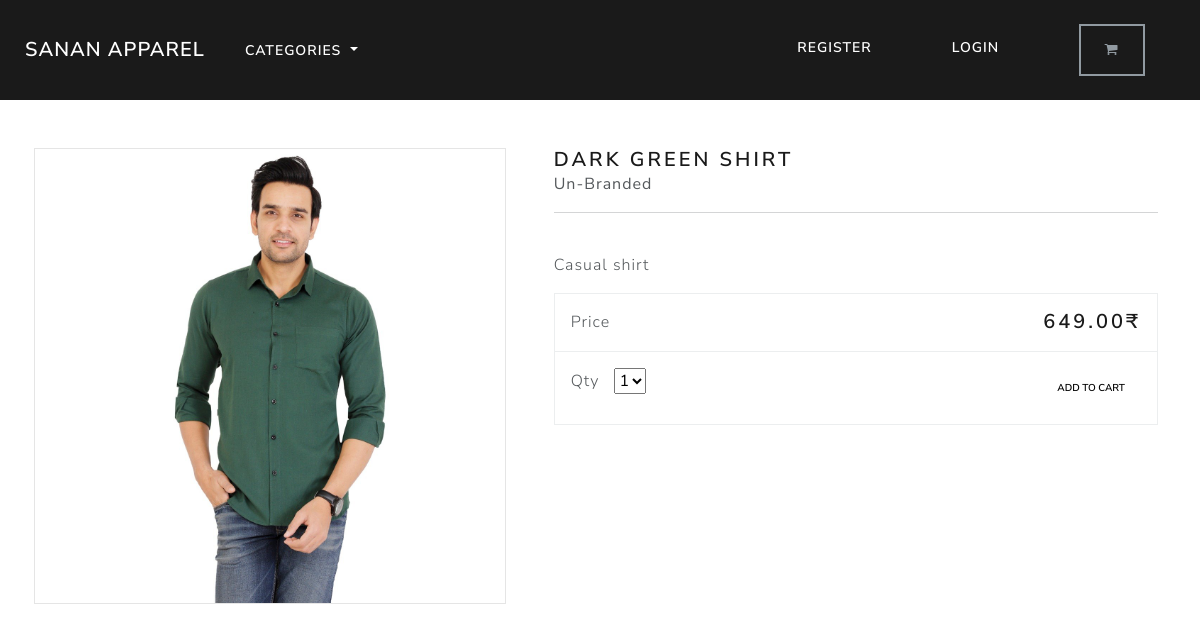
/product/dark-green-shirt/, run on the app's committed database.
### store/models.py (models this page shows, shortened)
class Product(models.Model):
    category = models.ForeignKey(Category, related_name='product', on_delete=models.CASCADE, null=True)
    title = models.CharField(max_length=250)
    brand = models.CharField(max_length=250, default='Un-Branded')
    description = models.TextField(blank=True)
    slug = models.SlugField(max_length=255)
    price = models.DecimalField(max_digits=10, decimal_places=2)
    image = models.ImageField(upload_to='images/')
    class Meta:
        verbose_name_plural = 'Products'

### store/views.py (the view)
# urls.py: path('product/<slug:slug>/', views.product_info, name='product_info'),
def product_info(request, slug):
    product = get_object_or_404(Product, slug=slug)
    context = {'product':product}
    return render(request, 'store/product_info.html', context=context)

### store/views.py (called while the page is built)
def categories(request):
    all_categories = Category.objects.all()
    return {'all_categories':all_categories}

### store/templates/store/product_info.html (shortened to what this page needs)
{% extends "./base.html" %}
{% load static %}
{% block content %}
<div class="container">
    <main class="pt-5">
        <div class="row g-3">
            <div class="col-md-5 col-lg-5 order-md-first bg-light">
                <img class="img-fluid mx-auto d-block" alt="Responsive image" src="{{product.image.url}}">
            </div>
            <div class="col-md-7 col-lg-7 ps-md-3 ps-lg-5">
                <h1 class="mb-0 h4"> {{product.title}} </h1>
                <strong> {{product.brand}} </strong>
                <hr>
                <br>
                <p> {{product.description}} </p>
                <div class="border">
                    <div class="col border-bottom">
                        <div class="row p-3">
                            <div class="col-6"> Price </div>
                            <div class="col-6 text-end"><span class="h4 fw-bold"> {{product.price}}₹ </span></div>
                        </div>
                    </div>
                    <div class="col">
                        <div class="row p-3">
                            <div class="col-6">
                                <label for="select">Qty</label>
                                <select id="select">
                                    <option value="1">1</option>
                                </select>
                            </div>
                            <div class="col-6 text-end">
                                <button type="button" id="add-button" value="" class="btn btn-secondary btn-sm">
                                Add to cart
                                </button>
                            </div>
                        </div>
                    </div>
                </div>
            </div>
        </div>
    </main>
    <br>
</div>
{% endblock %}

### data on the page
Product: image (picture), title "DARK GREEN SHIRT", brand "Un-Branded", description "Casual shirt", price "649.00"
